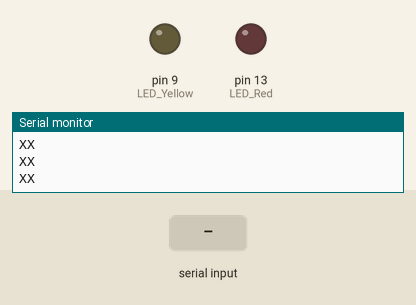
This sketch was run on a simulated Arduino Uno, built with avr-gcc and run on an emulated ATmega328P. On the bench: output pins drawn as LEDs (lit = HIGH), the last lines printed to the serial monitor. Inputs (shaded band) come from the test bench.

Above: at 1.2 s.
1.3 s: "2" received over the second serial link
At 2.3 s:
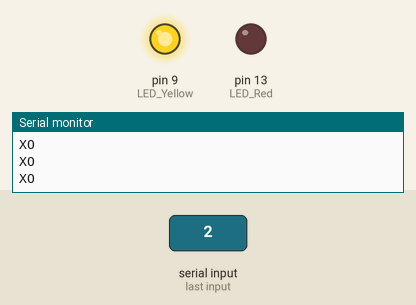
2.8 s: "3" received over the second serial link
At 3.5 s:
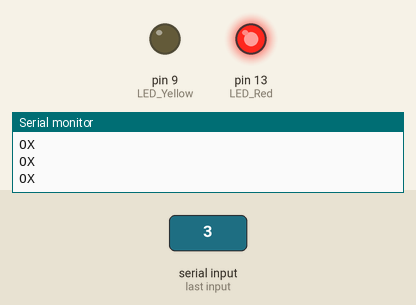
4.3 s: "4" received over the second serial link
At 4.6 s:
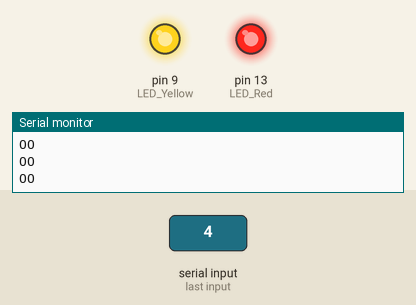
5.8 s: "1" received over the second serial link
At 7.0 s:
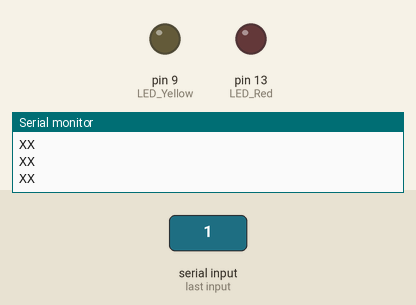
Timing chart, 0 to 8.3 s (numbered marks = the images above; inputs shaded):
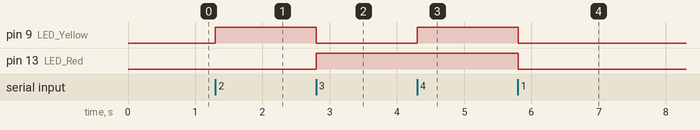

Measured:
- after the input at 1.3 s, pin 9 (LED_Yellow): LOW → HIGH at once
- after the input at 2.8 s, pin 9 (LED_Yellow): HIGH → LOW at once; pin 13 (LED_Red): LOW → HIGH at once
- after the input at 4.3 s, pin 9 (LED_Yellow): LOW → HIGH at once
- after the input at 5.8 s, pin 9 (LED_Yellow), pin 13 (LED_Red): HIGH → LOW at once

The sketch:

sketch_sep22d.ino
```cpp
#include<SoftwareSerial.h>
#define BTtx 2
#define BTrx 3
#define LED_Red 13
#define LED_Yellow 9
SoftwareSerial BT(BTtx, BTrx);
//BT(2,3);
char data = '1';

void setup()
{
  BT.begin(9600);
  Serial.begin(9600);
  pinMode(LED_Red, OUTPUT);
  pinMode(LED_Yellow, OUTPUT);
}

void loop()
{
  if(BT.available()>0)
  {
    data = BT.read();
  }
  if(data == '1')
  {
    digitalWrite(LED_Red, LOW);
    digitalWrite(LED_Yellow, LOW);
    Serial.println("XX");
  }
  else if(data == '2')
  {
    digitalWrite(LED_Red, LOW);
    digitalWrite(LED_Yellow, HIGH);
    Serial.println("XO");
  }
    else if(data == '3')
  {
    digitalWrite(LED_Red, HIGH);
    digitalWrite(LED_Yellow, LOW);
    Serial.println("OX");
  }
    else if(data == '4')
  {
    digitalWrite(LED_Red, HIGH);
    digitalWrite(LED_Yellow, HIGH);
    Serial.println("OO");
  }
}
```
